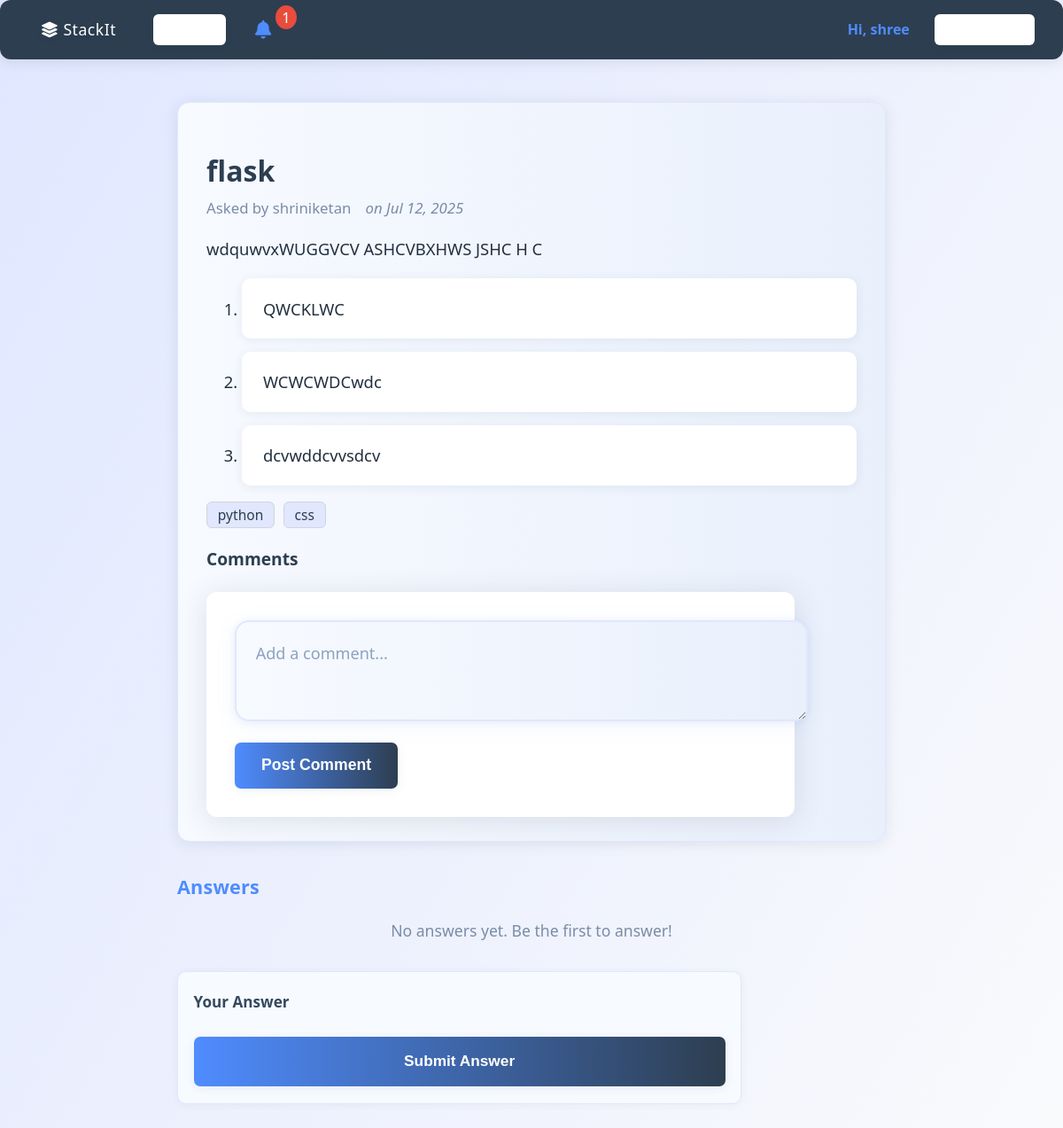
Page /question/3 (signed in) on the committed database.
### app/models.py (models this page shows)
class User(UserMixin, db.Model):
    id = db.Column(db.Integer, primary_key=True)
    username = db.Column(db.String(150), unique=True, nullable=False)
    email = db.Column(db.String(120), unique=True, nullable=False)
    password = db.Column(db.String(200), nullable=False)
    is_banned = db.Column(db.Boolean, default=False)
    bio = db.Column(db.Text, default='')
    avatar_url = db.Column(db.String(255), default='')
    reputation = db.Column(db.Integer, default=0)
    roles = db.relationship('Role', secondary=user_roles, backref=db.backref('users', lazy='dynamic'))
    questions = db.relationship('Question', backref='author', lazy=True)
    answers = db.relationship('Answer', backref='author', lazy=True)
    notifications = db.relationship('Notification', backref='user', lazy=True)

class Question(db.Model):
    id = db.Column(db.Integer, primary_key=True)
    title = db.Column(db.String(200), nullable=False)
    description = db.Column(db.Text, nullable=False)
    created_at = db.Column(db.DateTime, default=datetime.utcnow)
    is_approved = db.Column(db.Boolean, default=False)
    user_id = db.Column(db.Integer, db.ForeignKey('user.id'), nullable=False)
    tags = db.relationship('Tag', secondary=question_tags, backref=db.backref('questions', lazy='dynamic'))
    answers = db.relationship(
        'Answer',
        backref='question',
        lazy=True,
        foreign_keys='Answer.question_id'
    )
    accepted_answer_id = db.Column(db.Integer, db.ForeignKey('answer.id'))

class Tag(db.Model):
    id = db.Column(db.Integer, primary_key=True)
    name = db.Column(db.String(50), unique=True, nullable=False)

### app/routes.py (the view)
@main.route('/question/<int:question_id>')
def question_detail(question_id):
    question = Question.query.get_or_404(question_id)
    return render_template('question_detail.html', question=question)

### app/routes.py (called while the page is built)
@login_manager.user_loader
def load_user(user_id):
    return User.query.get(int(user_id))

### templates/question_detail.html (shortened to what this page needs)
<!DOCTYPE html>
<html lang="en">
<head>
    <link rel="stylesheet" href="/static/style.css">
    <link rel="stylesheet" href="https://cdnjs.cloudflare.com/ajax/libs/font-awesome/6.4.0/css/all.min.css">
</head>
<body>
    <nav class="navbar">
        <a href="/" class="nav-brand"><i class="fa-solid fa-layer-group"></i> StackIt</a>
        <a href="/ask" class="nav-btn"><i class="fa-solid fa-circle-question"></i> Ask</a>
        <div class="notification-dropdown" style="position:relative;display:inline-block;">
            <a href="/notifications" id="notif-bell" style="color: #4f8cff; text-decoration: none; position:relative; font-size:1.3em;">
                <i class="fa-solid fa-bell"></i>
                {% set unread = current_user.notifications|selectattr('is_read', 'equalto', False)|list|length %}
                {% if unread > 0 %}
                <span style="background:#e74c3c;color:#fff;border-radius:50%;padding:2px 7px;font-size:0.8em;position:absolute;top:-7px;right:-12px;">{{ unread }}</span>
                {% endif %}
            </a>
        </div>
        {% if current_user.is_authenticated %}
            <span style="color: #4f8cff; font-weight:600;">Hi, {{ current_user.username }}</span>
            <a href="/logout" class="nav-btn"><i class="fa-solid fa-arrow-right-from-bracket"></i> Logout</a>
        {% else %}
            <a href="/login" class="nav-btn"><i class="fa-solid fa-right-to-bracket"></i> Login</a>
            <a href="/register" class="nav-btn"><i class="fa-solid fa-user-plus"></i> Register</a>
        {% endif %}
    </nav>
    <div class="main-content">
    <div class="question-detail-container">
        <div class="question-card-detail">
            <h1 class="question-title-detail">{{ question.title }}</h1>
            <div class="question-meta-detail">
                <span class="question-author-detail">Asked by {{ question.author.username }}</span>
                <span class="question-date-detail">on {{ question.created_at.strftime('%b %d, %Y') }}</span>
            </div>
            <div class="question-description-detail">{{ question.description|safe }}</div>
            {% if question.tags %}
            <div class="question-tags-detail">
                {% for tag in question.tags %}
                <span class="tag-badge">{{ tag.name }}</span>
                {% endfor %}
            </div>
            {% endif %}
            <div class="comments-section">
                <h3 class="comments-title">Comments</h3>
                {% if current_user.is_authenticated %}
                <form action="/comment/question/{{ question.id }}" method="post" class="comment-form">
                    <textarea name="comment" rows="2" placeholder="Add a comment..."></textarea>
                    <button type="submit">Post Comment</button>
                </form>
                {% else %}
                <p class="login-to-comment"><a href="/login">Log in</a> to comment.</p>
                {% endif %}
            </div>
        </div>
        <div class="answers-section">
            <h2 class="answers-title">Answers</h2>
            {% if question.answers %}
            <div class="answers-list">
                {% for answer in question.answers %}
                <div class="answer-card{% if question.accepted_answer_id == answer.id %} accepted-answer{% endif %}" style="display:flex;gap:1.2em;align-items:flex-start;box-shadow:0 2px 16px rgba(44,62,80,0.10);border-radius:12px;padding:1.4em 1.6em 1.2em 1.2em;border:1.5px solid #e0e7ff;background:#fff;flex-wrap:wrap;">
    <div class="answer-vote" style="display:flex;flex-direction:column;align-items:center;gap:0.3em;min-width:46px;">
        <form action="/vote/{{ answer.id }}/upvote" method="post" style="display:inline;">
            <button type="submit" class="vote-btn" title="Upvote" style="background:none;border:none;cursor:pointer;font-size:1.4em;color:#4f8cff;padding:0.2em 0.3em;border-radius:50%;transition:background 0.18s;"><i class="fa-solid fa-arrow-up"></i></button>
        </form>
        <span class="vote-count" style="font-size:1.09em;font-weight:600;color:#34495e;">{{ answer.votes|length and answer.votes|map(attribute='value')|sum or 0 }}</span>
        <form action="/vote/{{ answer.id }}/downvote" method="post" style="display:inline;">
            <button type="submit" class="vote-btn" title="Downvote" style="background:none;border:none;cursor:pointer;font-size:1.4em;color:#e74c3c;padding:0.2em 0.3em;border-radius:50%;transition:background 0.18s;"><i class="fa-solid fa-arrow-down"></i></button>
        </form>
    </div>
    <div style="flex:1;min-width:0;">
        <div class="answer-content" style="font-size:1.12em;color:#223040;margin-bottom:0.7em;line-height:1.7;">{{ answer.content|safe }}</div>
        <div class="answer-meta" style="display:flex;align-items:center;gap:1.1em;font-size:0.98em;color:#7b8ca8;flex-wrap:wrap;">
            <span class="answer-author" style="font-weight:500;"><i class="fa-solid fa-user"></i> {{ answer.author.username }} <span class="user-rep" style="margin-left:0.2em;color:#4f8cff;">({{ answer.author.reputation }} rep)</span></span>
            <span class="answer-date" style="font-style:italic;"><i class="fa-regular fa-clock"></i> {{ answer.created_at.strftime('%b %d, %Y') }}</span>
            {% if current_user.is_authenticated and question.author.id == current_user.id and question.accepted_answer_id != answer.id %}
            <form action="/accept_answer/{{ question.id }}/{{ answer.id }}" method="post" style="display:inline;">
                <button type="submit" class="accept-btn" style="margin-left:0.5em;background:linear-gradient(90deg,#4f8cff 0%,#2d3e50 100%);color:#fff;border:none;border-radius:6px;padding:0.4em 1.1em;font-weight:600;box-shadow:0 2px 8px rgba(44,62,80,0.06);cursor:pointer;transition:background 0.18s;"><i class="fa-solid fa-check"></i> Accept</button>
            </form>
            {% endif %}
            {% if question.accepted_answer_id == answer.id %}
            <span class="accepted-badge" style="margin-left:0.5em;background:#e9fbe5;color:#2d7a32;border-radius:6px;padding:0.4em 1.1em;font-weight:600;box-shadow:0 2px 8px rgba(44,62,80,0.06);display:inline-flex;align-items:center;"><i class="fa-solid fa-check-double" style="margin-right:0.4em;"></i> Accepted</span>
            {% endif %}
        </div>
    </div>
</div>
                    <div class="comments-section">
                        <h4 class="comments-title">Comments</h4>
                        {% for comment in answer.comments if not comment.is_deleted %}
                        <div class="comment-item">
                            <span class="comment-author">{{ comment.user.username }}</span>:
                            <span class="comment-content">{{ comment.content }}</span>
                            <span class="comment-date">{{ comment.created_at.strftime('%b %d, %Y %H:%M') }}</span>
                            {% if current_user.is_authenticated and current_user.id != comment.user_id %}
                            <form action="/report/comment/{{ comment.id }}" method="post" style="display:inline; margin-left:1em;">
                                <input type="text" name="reason" placeholder="Report reason" required style="width:110px;">
                                <button type="submit" class="report-btn">Report</button>
                            </form>
                            {% endif %}
                            {% if current_user.is_authenticated and (current_user.id == comment.user_id or 'admin' in current_user.roles|map(attribute='name')) %}
                            <form action="/comment/delete/{{ comment.id }}" method="post" style="display:inline;"><button type="submit" class="delete-comment-btn">Delete</button></form>
                            {% endif %}
                        </div>
                        {% endfor %}
                        {% if current_user.is_authenticated %}
                        <form action="/comment/answer/{{ answer.id }}" method="post" class="comment-form">
                            <textarea name="comment" rows="2" placeholder="Add a comment..."></textarea>
                            <button type="submit">Post Comment</button>
                        </form>
                        {% else %}
                        <p class="login-to-comment"><a href="/login">Log in</a> to comment.</p>
                        {% endif %}
                    </div>
                </div>
                {% endfor %}
            </div>
            {% else %}
            <div class="no-answers">No answers yet. Be the first to answer!</div>
            {% endif %}
            {% if current_user.is_authenticated %}
            <form action="/answer/{{ question.id }}" method="post" class="answer-form">
                <label for="content" class="answer-label">Your Answer</label>
                <button type="submit" class="answer-btn">Submit Answer</button>
            </form>
            {% else %}
            <p class="login-to-answer"><a href="/login">Log in</a> to answer.</p>
            {% endif %}
        </div>
    </div>
</body>
</html>

### static/style.css (style rules this page uses)
body { font-family: 'Segoe UI', Arial, sans-serif; margin: 0; background: linear-gradient(120deg, #e0e7ff 0%, #f9fafc 100%); min-height: 100vh; }
nav, .navbar { display: flex; align-items: center; gap: 1em; background: #2d3e50; padding: 1em 2em; border-radius: 12px; margin-bottom: 2em; box-shadow: 0 2px 16px rgba(44,62,80,0.13); }
nav a, .navbar a { color: #fff; font-weight: 500; font-size: 1.1em; letter-spacing: 0.5px; text-decoration: none; padding: 0.3em 0.8em; border-radius: 6px; transition: background 0.18s; }
h1, h2, h3 { color: #2d3e50; font-family: 'Segoe UI', Arial, sans-serif; font-weight: 700; }
h1 { font-size: 2.3em; margin-bottom: 0.5em; }
h2 { font-size: 1.5em; margin-bottom: 1em; }
h3 { font-size: 1.2em; margin-bottom: 0.8em; }
li, .card, .question-card, .answer-card, .notification-item { margin-bottom: 0.8em; background: #fff; border-radius: 10px; padding: 1em 1.3em; box-shadow: 0 2px 12px rgba(44,62,80,0.08); transition: box-shadow 0.18s; }
form { margin-top: 1.5em; background: #fff; padding: 2em; border-radius: 12px; box-shadow: 0 4px 32px rgba(44,62,80,0.13); max-width: 600px; }
input, textarea, select { width: 100%; max-width: 600px; padding: 0.8em; margin-bottom: 1em; border: 1px solid #d1d5db; border-radius: 7px; font-size: 1em; background: #f4f8fb; transition: border-color 0.18s; }
button, .btn, .ask-btn, .mark-read-btn { background: linear-gradient(90deg, #4f8cff 0%, #2d3e50 100%); color: #fff; border: none; padding: 0.9em 1.7em; border-radius: 7px; cursor: pointer; font-size: 1.1em; font-weight: 600; box-shadow: 0 2px 12px rgba(44,62,80,0.07); transition: background 0.2s, box-shadow 0.2s; }
.notification-dropdown { position: relative; display: inline-block; }
#notif-bell { color: #fff; text-decoration: none; position: relative; font-size: 1.3em; vertical-align: middle; cursor: pointer; }

### rows in the picture
User: username "shree"
Question: title "flask", created_at "Jul 12, 2025", description "wdquwvxWUGGVCV ASHCVBXHWS JSHC H C QWCKLWC WCWCWDCwdc dcvwddcvvsdcv"
User: author.username "shriniketan"
Tag: name "python"
Tag: name "css"

### other values in the picture
{{ unread }} "1"
